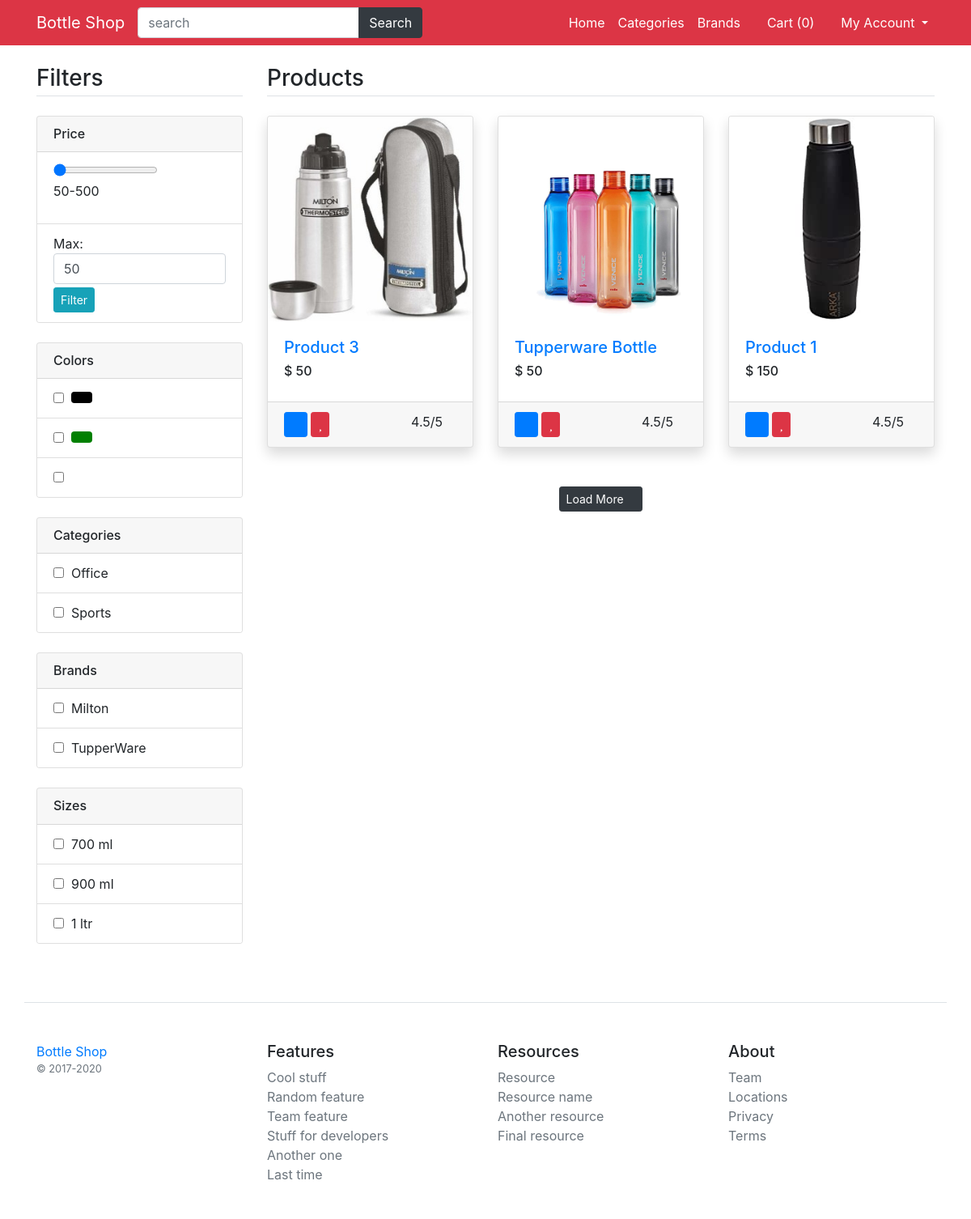
Screenshot of /category-product-list/1 with the database file from the repository.
### main/models.py (models this page shows, shortened)
class Brand(models.Model):
    title=models.CharField(max_length=100)
    image=models.ImageField(upload_to="brand_imgs/")
    class Meta:
        verbose_name_plural='3. Brands'

class Size(models.Model):
    title=models.CharField(max_length=100)
    class Meta:
        verbose_name_plural='5. Sizes'

class Product(models.Model):
    title=models.CharField(max_length=200)
    slug=models.CharField(max_length=400)
    detail=models.TextField()
    specs=models.TextField()
    category=models.ForeignKey(Category,on_delete=models.CASCADE)
    brand=models.ForeignKey(Brand,on_delete=models.CASCADE)
    status=models.BooleanField(default=True)
    is_featured=models.BooleanField(default=False)
    class Meta:
        verbose_name_plural='6. Products'

class ProductAttribute(models.Model):
    product=models.ForeignKey(Product,on_delete=models.CASCADE)
    color=models.ForeignKey(Color,on_delete=models.CASCADE)
    size=models.ForeignKey(Size,on_delete=models.CASCADE)
    price=models.PositiveIntegerField(default=0)
    image=models.ImageField(upload_to="product_imgs/",null=True)
    class Meta:
        verbose_name_plural='7. ProductAttributes'

### main/views.py (the view)
# urls.py: path('category-product-list/<int:cat_id>',views.category_product_list,name='category-product-list'),
def category_product_list(request,cat_id):
	category=Category.objects.get(id=cat_id)
	data=Product.objects.filter(category=category).order_by('-id')
	return render(request,'category_product_list.html',{
			'data':data,
			})

### main/template_context.py (called while the page is built)
def get_filters(request):
	cats=Product.objects.distinct().values('category__title','category__id')
	brands=Product.objects.distinct().values('brand__title','brand__id')
	colors=ProductAttribute.objects.distinct().values('color__title','color__id','color__color_code')
	sizes=ProductAttribute.objects.distinct().values('size__title','size__id')
	minMaxPrice=ProductAttribute.objects.aggregate(Min('price'),Max('price'))
	data={
		'cats':cats,
		'brands':brands,
		'colors':colors,
		'sizes':sizes,
		'minMaxPrice':minMaxPrice,
	}
	return data

### templates/category_product_list.html (shortened to what this page needs)
{% extends 'base.html' %}
{% load static %}
{% block content %}
<main class="container my-4">
	<div class="row">
		<div class="col-md-3">
			{% include 'filters.html' %}
		</div>
		<div class="col-md-9">
			<h3 class="mb-4 border-bottom pb-1">
				Products
			</h3>
			<div class="row">
				{% for product in data %}
				<div class="col-md-4 mb-4">
					<div class="card shadow">
					  <a href="/product/{{product.slug}}/{{product.id}}"><img src="/media/{{product.productattribute_set.first.image}}" class="card-img-top" alt="{{product.title}}"></a>
					  <div class="card-body">
					    <h5 class="card-text"><a href="/product/{{product.slug}}/{{product.id}}">{{product.title}}</a></h5>
					    <h6>$ <span class="product-price-{{product.id}}">{{product.productattribute_set.first.price}}</span></h6>
					  </div>
					  	<div class="card-footer">
							  	<button class="btn btn-sm btn-primary add-to-cart" data-index="{{product.id}}"><i class="fa fa-shopping-cart"></i></button>
							  	<button class="btn btn-sm btn-danger"><i class="fa fa-heart"></i></button>
							  	<span class="float-right">
							  		4.5/5
							  		<i class="fa fa-star text-warning"></i>
							  	</span>
					  	</div>
					</div>
				</div>
				{% endfor %}
			</div>
			<p class="my-4 text-center"><a href="products.php" class="btn btn-dark btn-sm">Load More <i class="fa fa-sync"></i></a></p>
		</div>
	</div>
</main>
{% endblock %}

### templates/filters.html (shortened to what this page needs)
{% load static %}
			<h3 class="mb-4 border-bottom pb-1">Filters</h3>
			<div class="card mb-4">
				<h6 class="card-header">Price</h6>
				<div class="list-group list-group-flush">
					<li class="list-group-item">
						<input type="range" value="{{minMaxPrice.price__min}}" max={{minMaxPrice.price__max}} min={{minMaxPrice.price__min}} id="rangeInput" oninput="maxPrice.value=this.value" />
						<p>{{minMaxPrice.price__min}}-{{minMaxPrice.price__max}}</p>
					</li>
					<li class="list-group-item">
						Max: <input type="number" value="{{minMaxPrice.price__min}}" max={{minMaxPrice.price__max}} min={{minMaxPrice.price__min}} class="form-control" id="maxPrice" onkeyup="rangeInput.value=this.value" id="maxPrice" />
						<button id="priceFilterBtn" class="btn btn-info btn-sm mt-1">Filter</button>
					</li>
				</div>
			</div>
			<div class="card mb-4">
				<h6 class="card-header">Colors</h6>
				<div class="list-group list-group-flush">
					{% for color in colors %}
					<li class="list-group-item">
						<input class="filter-checkbox" data-filter="color" value="{{color.color__id}}" type="checkbox" />&nbsp;
						<button class="btn" style="background-color: {{color.color__color_code}}; margin-top: -5px;"></button>
					</li>
					{% endfor %}
				</div>
			</div>
			<div class="card mb-4">
				<h6 class="card-header">Categories</h6>
				<div class="list-group list-group-flush">
					{% for cat in cats %}
					<li class="list-group-item">
						<input class="filter-checkbox" data-filter="category" value="{{cat.category__id}}" type="checkbox" />&nbsp;
						{{cat.category__title}}
					</li>
					{% endfor %}
				</div>
			</div>
			<div class="card mb-4">
				<h6 class="card-header">Brands</h6>
				<div class="list-group list-group-flush">
					{% for brand in brands %}
					<li class="list-group-item">
						<input class="filter-checkbox" data-filter="brand" value="{{brand.brand__id}}" type="checkbox" />&nbsp;
						{{brand.brand__title}}
					</li>
					{% endfor %}
				</div>
			</div>
			<div class="card mb-4">
				<h6 class="card-header">Sizes</h6>
				<div class="list-group list-group-flush">
					{% for size in sizes %}
					<li class="list-group-item">
						<input class="filter-checkbox" data-filter="size" value="{{size.size__id}}" type="checkbox" />&nbsp;
						{{size.size__title}}
					</li>
					{% endfor %}
				</div>
			</div>

### rows the page displays
Brand: brand__title "Milton"
Brand: brand__title "TupperWare"
Size: size__title "700 ml"
Size: size__title "900 ml"
Size: size__title "1 ltr"
Product: productattribute_set.first.image (picture), title "Product 3", productattribute_set.first.price "50"
Product: productattribute_set.first.image (picture), title "Tupperware Bottle", productattribute_set.first.price "50"
Product: productattribute_set.first.image (picture), title "Product 1", productattribute_set.first.price "150"

### other values shown
{{ request.session.cartdata|length }} "0"
{{ minMaxPrice.price__min }} "50"
{{ minMaxPrice.price__max }} "500"
{{ cat.category__title }} "Office" "Sports"
